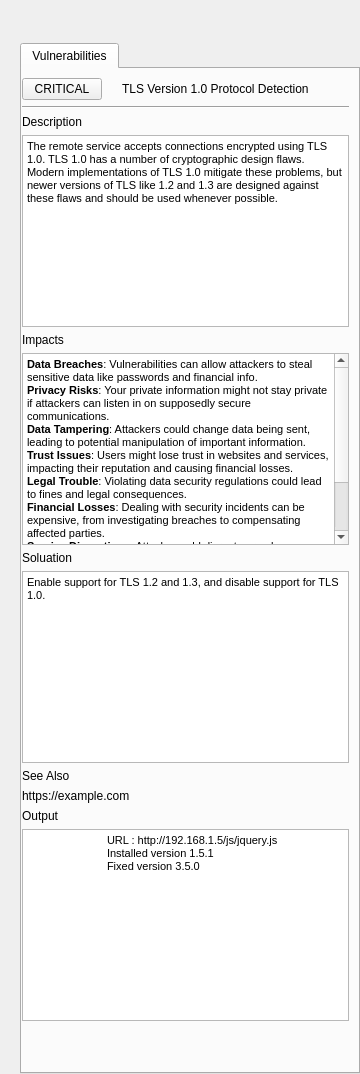
         <widget class="QWidget" name="page_9">
          <layout class="QGridLayout" name="gridLayout_89">
           <property name="leftMargin">
            <number>20</number>
           </property>
           <property name="topMargin">
            <number>43</number>
           </property>
           <property name="rightMargin">
            <number>0</number>
           </property>
           <property name="bottomMargin">
            <number>0</number>
           </property>
           <property name="spacing">
            <number>0</number>
           </property>
           <item row="0" column="0">
            <widget class="QTabWidget" name="VulnerabilitiesBar">
             <property name="currentIndex">
              <number>0</number>
             </property>
             <widget class="QWidget" name="tab_10">
              <attribute name="title">
               <string>Vulnerabilities</string>
              </attribute>
              <layout class="QGridLayout" name="gridLayout_96">
               <property name="leftMargin">
                <number>0</number>
               </property>
               <item row="4" column="0">
                <layout class="QGridLayout" name="gridLayout_92">
                 <item row="0" column="0">
                  <widget class="QLabel" name="label_31">
                   <property name="text">
                    <string>Impacts</string>
                   </property>
                  </widget>
                 </item>
                 <item row="1" column="0">
                  <widget class="QTextEdit" name="ImpactsPlainTextEdit">
                   <property name="readOnly">
                    <bool>true</bool>
                   </property>
                   <property name="html">
                    <string>&lt;!DOCTYPE HTML PUBLIC &quot;-//W3C//DTD HTML 4.0//EN&quot; &quot;http://www.w3.org/TR/REC-html40/strict.dtd&quot;&gt;
&lt;html&gt;&lt;head&gt;&lt;meta name=&quot;qrichtext&quot; content=&quot;1&quot; /&gt;&lt;style type=&quot;text/css&quot;&gt;
p, li { white-space: pre-wrap; }
&lt;/style&gt;&lt;/head&gt;&lt;body style=&quot; font-family:'MS Shell Dlg 2'; font-size:8.25pt; font-weight:400; font-style:normal;&quot;&gt;
&lt;p style=&quot; margin-top:0px; margin-bottom:0px; margin-left:0px; margin-right:0px; -qt-block-indent:0; text-indent:0px;&quot;&gt;&lt;span style=&quot; font-size:8pt; font-weight:600;&quot;&gt;Data Breaches&lt;/span&gt;&lt;span style=&quot; font-size:8pt;&quot;&gt;: Vulnerabilities can allow attackers to steal sensitive data like passwords and financial info.&lt;/span&gt;&lt;/p&gt;
&lt;p style=&quot; margin-top:0px; margin-bottom:0px; margin-left:0px; margin-right:0px; -qt-block-indent:0; text-indent:0px;&quot;&gt;&lt;span style=&quot; font-size:8pt; font-weight:600;&quot;&gt;Privacy Risks&lt;/span&gt;&lt;span style=&quot; font-size:8pt;&quot;&gt;: Your private information might not stay private if attackers can listen in on supposedly secure communications.&lt;/span&gt;&lt;/p&gt;
&lt;p style=&quot; margin-top:0px; margin-bottom:0px; margin-left:0px; margin-right:0px; -qt-block-indent:0; text-indent:0px;&quot;&gt;&lt;span style=&quot; font-size:8pt; font-weight:600;&quot;&gt;Data Tampering&lt;/span&gt;&lt;span style=&quot; font-size:8pt;&quot;&gt;: Attackers could change data being sent, leading to potential manipulation of important information.&lt;/span&gt;&lt;/p&gt;
&lt;p style=&quot; margin-top:0px; margin-bottom:0px; margin-left:0px; margin-right:0px; -qt-block-indent:0; text-indent:0px;&quot;&gt;&lt;span style=&quot; font-size:8pt; font-weight:600;&quot;&gt;Trust Issues&lt;/span&gt;&lt;span style=&quot; font-size:8pt;&quot;&gt;: Users might lose trust in websites and services, impacting their reputation and causing financial losses.&lt;/span&gt;&lt;/p&gt;
&lt;p style=&quot; margin-top:0px; margin-bottom:0px; margin-left:0px; margin-right:0px; -qt-block-indent:0; text-indent:0px;&quot;&gt;&lt;span style=&quot; font-size:8pt; font-weight:600;&quot;&gt;Legal Trouble&lt;/span&gt;&lt;span style=&quot; font-size:8pt;&quot;&gt;: Violating data security regulations could lead to fines and legal consequences.&lt;/span&gt;&lt;/p&gt;
&lt;p style=&quot; margin-top:0px; margin-bottom:0px; margin-left:0px; margin-right:0px; -qt-block-indent:0; text-indent:0px;&quot;&gt;&lt;span style=&quot; font-size:8pt; font-weight:600;&quot;&gt;Financial Losses&lt;/span&gt;&lt;span style=&quot; font-size:8pt;&quot;&gt;: Dealing with security incidents can be expensive, from investigating breaches to compensating affected parties.&lt;/span&gt;&lt;/p&gt;
&lt;p style=&quot; margin-top:0px; margin-bottom:0px; margin-left:0px; margin-right:0px; -qt-block-indent:0; text-indent:0px;&quot;&gt;&lt;span style=&quot; font-size:8pt; font-weight:600;&quot;&gt;Service Disruptions&lt;/span&gt;&lt;span style=&quot; font-size:8pt;&quot;&gt;: Attacks could disrupt normal operations, causing downtime and chaos.&lt;/span&gt;&lt;/p&gt;
&lt;p style=&quot; margin-top:0px; margin-bottom:0px; margin-left:0px; margin-right:0px; -qt-block-indent:0; text-indent:0px;&quot;&gt;&lt;span style=&quot; font-size:8pt; font-weight:600;&quot;&gt;Reputation Damage&lt;/span&gt;&lt;span style=&quot; font-size:8pt;&quot;&gt;: Publicizing security breaches can harm an organization's reputation, driving away customers and partners.&lt;/span&gt;&lt;/p&gt;
&lt;p style=&quot;-qt-paragraph-type:empty; margin-top:0px; margin-bottom:0px; margin-left:0px; margin-right:0px; -qt-block-indent:0; text-indent:0px; font-size:8pt;&quot;&gt;&lt;br /&gt;&lt;/p&gt;&lt;/body&gt;&lt;/html&gt;</string>
                   </property>
                  </widget>
                 </item>
                </layout>
               </item>
               <item row="6" column="0">
                <layout class="QGridLayout" name="gridLayout_94">
                 <item row="0" column="0">
                  <widget class="QLabel" name="SeeAlLabel">
                   <property name="text">
                    <string>See Also</string>
                   </property>
                  </widget>
                 </item>
                 <item row="1" column="0">
                  <widget class="QLabel" name="label_34">
                   <property name="text">
                    <string>https://example.com</string>
                   </property>
                  </widget>
                 </item>
                </layout>
               </item>
               <item row="2" column="0">
                <widget class="Line" name="line">
                 <property name="styleSheet">
                  <string notr="true"/>
                 </property>
                 <property name="orientation">
                  <enum>Qt::Horizontal</enum>
                 </property>
                </widget>
               </item>
               <item row="3" column="0">
                <layout class="QGridLayout" name="gridLayout_91">
                 <item row="0" column="0">
                  <widget class="QLabel" name="label_30">
                   <property name="text">
                    <string>Description</string>
                   </property>
                  </widget>
                 </item>
                 <item row="1" column="0">
                  <widget class="QTextEdit" name="DescPlainTextEdit">
                   <property name="readOnly">
                    <bool>true</bool>
                   </property>
                   <property name="html">
                    <string>&lt;!DOCTYPE HTML PUBLIC &quot;-//W3C//DTD HTML 4.0//EN&quot; &quot;http://www.w3.org/TR/REC-html40/strict.dtd&quot;&gt;
&lt;html&gt;&lt;head&gt;&lt;meta name=&quot;qrichtext&quot; content=&quot;1&quot; /&gt;&lt;style type=&quot;text/css&quot;&gt;
p, li { white-space: pre-wrap; }
&lt;/style&gt;&lt;/head&gt;&lt;body style=&quot; font-family:'MS Shell Dlg 2'; font-size:8.25pt; font-weight:400; font-style:normal;&quot;&gt;
&lt;p style=&quot; margin-top:0px; margin-bottom:0px; margin-left:0px; margin-right:0px; -qt-block-indent:0; text-indent:0px;&quot;&gt;&lt;span style=&quot; font-size:8pt;&quot;&gt;The remote service accepts connections encrypted using TLS 1.0. TLS 1.0 has a number of cryptographic design flaws.&lt;/span&gt;&lt;/p&gt;
&lt;p style=&quot; margin-top:0px; margin-bottom:0px; margin-left:0px; margin-right:0px; -qt-block-indent:0; text-indent:0px;&quot;&gt;&lt;span style=&quot; font-size:8pt;&quot;&gt;Modern implementations of TLS 1.0 mitigate these problems, but newer versions of TLS like 1.2 and 1.3 are designed against these flaws and should be used whenever possible.&lt;/span&gt;&lt;/p&gt;&lt;/body&gt;&lt;/html&gt;</string>
                   </property>
                  </widget>
                 </item>
                </layout>
               </item>
               <item row="1" column="0">
                <layout class="QGridLayout" name="gridLayout_90" columnstretch="0,0,0">
                 <property name="horizontalSpacing">
                  <number>20</number>
                 </property>
                 <item row="0" column="0">
                  <widget class="QPushButton" name="SevBtn">
                   <property name="text">
                    <string>CRITICAL</string>
                   </property>
                  </widget>
                 </item>
                 <item row="0" column="1">
                  <widget class="QLabel" name="VulnNameLabel">
                   <property name="text">
                    <string>TLS Version 1.0 Protocol Detection</string>
                   </property>
                  </widget>
                 </item>
                 <item row="0" column="2">
                  <spacer name="horizontalSpacer_14">
                   <property name="orientation">
                    <enum>Qt::Horizontal</enum>
                   </property>
                   <property name="sizeHint" stdset="0">
                    <size>
                     <width>40</width>
                     <height>20</height>
                    </size>
                   </property>
                  </spacer>
                 </item>
                </layout>
               </item>
               <item row="5" column="0">
                <layout class="QGridLayout" name="gridLayout_93">
                 <item row="0" column="0">
                  <widget class="QLabel" name="label_32">
                   <property name="text">
                    <string>Soluation</string>
                   </property>
                  </widget>
                 </item>
                 <item row="1" column="0">
                  <widget class="QTextEdit" name="SoluPlainTextEdit">
                   <property name="readOnly">
                    <bool>true</bool>
                   </property>
                   <property name="html">
                    <string>&lt;!DOCTYPE HTML PUBLIC &quot;-//W3C//DTD HTML 4.0//EN&quot; &quot;http://www.w3.org/TR/REC-html40/strict.dtd&quot;&gt;
&lt;html&gt;&lt;head&gt;&lt;meta name=&quot;qrichtext&quot; content=&quot;1&quot; /&gt;&lt;style type=&quot;text/css&quot;&gt;
p, li { white-space: pre-wrap; }
&lt;/style&gt;&lt;/head&gt;&lt;body style=&quot; font-family:'MS Shell Dlg 2'; font-size:8.25pt; font-weight:400; font-style:normal;&quot;&gt;
&lt;p style=&quot; margin-top:0px; margin-bottom:0px; margin-left:0px; margin-right:0px; -qt-block-indent:0; text-indent:0px;&quot;&gt;&lt;span style=&quot; font-size:8pt;&quot;&gt;Enable support for TLS 1.2 and 1.3, and disable support for TLS 1.0.&lt;/span&gt;&lt;/p&gt;&lt;/body&gt;&lt;/html&gt;</string>
                   </property>
                  </widget>
                 </item>
                </layout>
               </item>
               <item row="7" column="0">
                <layout class="QGridLayout" name="gridLayout_95">
                 <item row="0" column="0">
                  <widget class="QLabel" name="label_35">
                   <property name="text">
                    <string>Output</string>
                   </property>
                  </widget>
                 </item>
                 <item row="1" column="0">
                  <widget class="QTextEdit" name="OutputPlainTextEdit">
                   <property name="readOnly">
                    <bool>true</bool>
                   </property>
                   <property name="html">
                    <string>&lt;!DOCTYPE HTML PUBLIC &quot;-//W3C//DTD HTML 4.0//EN&quot; &quot;http://www.w3.org/TR/REC-html40/strict.dtd&quot;&gt;
&lt;html&gt;&lt;head&gt;&lt;meta name=&quot;qrichtext&quot; content=&quot;1&quot; /&gt;&lt;style type=&quot;text/css&quot;&gt;
p, li { white-space: pre-wrap; }
&lt;/style&gt;&lt;/head&gt;&lt;body style=&quot; font-family:'MS Shell Dlg 2'; font-size:8.25pt; font-weight:400; font-style:normal;&quot;&gt;
&lt;p style=&quot; margin-top:0px; margin-bottom:0px; margin-left:0px; margin-right:0px; -qt-block-indent:0; text-indent:0px;&quot;&gt;&lt;span style=&quot; font-size:8pt;&quot;&gt;	URL : http://192.168.1.5/js/jquery.js&lt;/span&gt;&lt;/p&gt;
&lt;p style=&quot; margin-top:0px; margin-bottom:0px; margin-left:0px; margin-right:0px; -qt-block-indent:0; text-indent:0px;&quot;&gt;&lt;span style=&quot; font-size:8pt;&quot;&gt;	Installed version 1.5.1&lt;/span&gt;&lt;/p&gt;
&lt;p style=&quot; margin-top:0px; margin-bottom:0px; margin-left:0px; margin-right:0px; -qt-block-indent:0; text-indent:0px;&quot;&gt;&lt;span style=&quot; font-size:8pt;&quot;&gt;	Fixed version 3.5.0&lt;/span&gt;&lt;/p&gt;&lt;/body&gt;&lt;/html&gt;</string>
                   </property>
                  </widget>
                 </item>
                </layout>
               </item>
               <item row="8" column="0">
                <spacer name="verticalSpacer_13">
                 <property name="orientation">
                  <enum>Qt::Vertical</enum>
                 </property>
                 <property name="sizeHint" stdset="0">
                  <size>
                   <width>20</width>
                   <height>40</height>
                  </size>
                 </property>
                </spacer>
               </item>
              </layout>
             </widget>
            </widget>
           </item>
          </layout>
         </widget>
